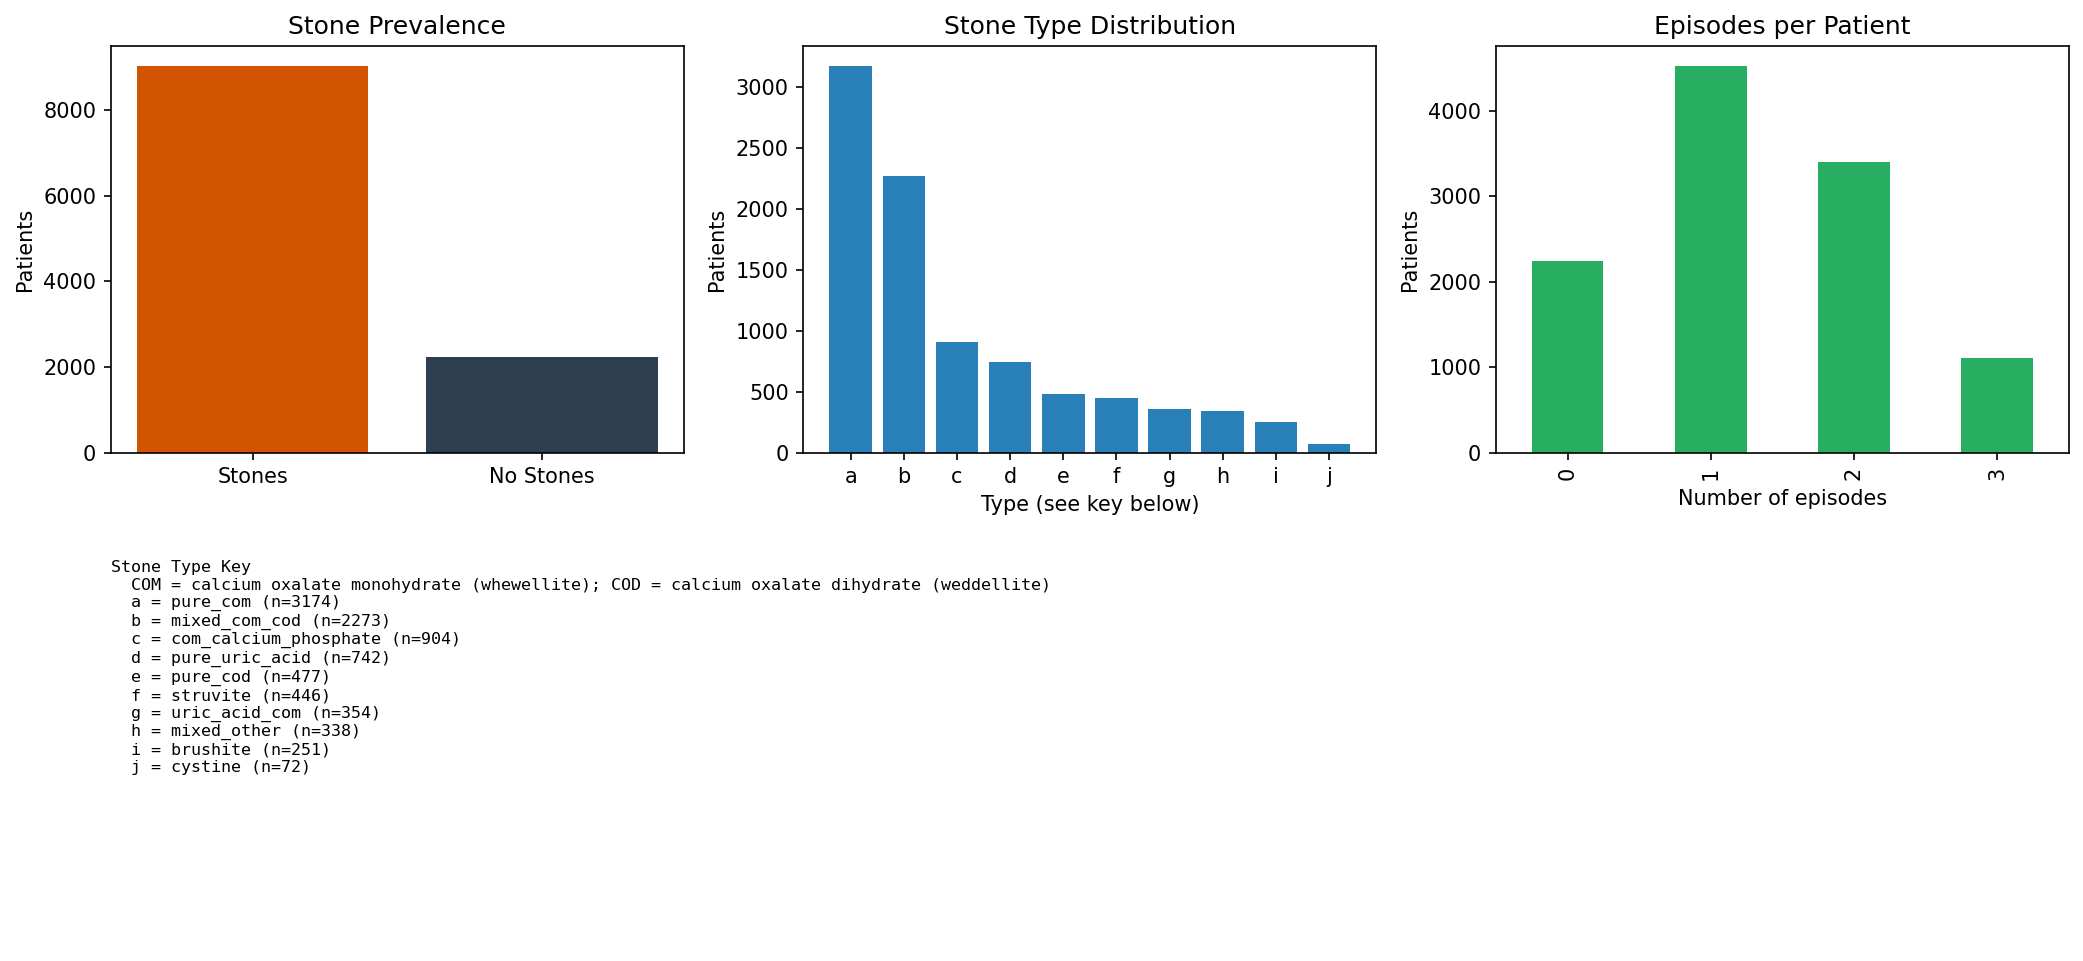

Here is the Python script that generated this plot:
"""
Step 1: Data Loading and Cohort Summary
========================================
Load PD0 (OMOP tables), verify dataset linkage via MRN, and produce
a cohort summary: demographics, stone prevalence, episode counts.

Outputs:
- cohort_df: master DataFrame (one row per patient) with demographics + stone status
- Printed summary statistics
- Figure: cohort demographics overview
"""

import os
from pathlib import Path

import pandas as pd
import matplotlib.pyplot as plt

# ---------------------------------------------------------------------------
# Configuration
# ---------------------------------------------------------------------------
DATA_DIR = Path(os.path.expanduser("~/securecomputing-data"))
PD0_DIR = DATA_DIR / "pd0"

# ---------------------------------------------------------------------------
# Load OMOP person table and PHI mapping
# ---------------------------------------------------------------------------
print("Loading PD0 (OMOP) data...")

person_df = pd.read_csv(PD0_DIR / "person.csv")
phi_mapping = pd.read_csv(PD0_DIR / "phi_mapping.csv")
patient_stones = pd.read_csv(PD0_DIR / "patient_stones.csv")

print(f"  person.csv: {len(person_df):,} patients")
print(f"  phi_mapping.csv: {len(phi_mapping):,} patients")
print(f"  patient_stones.csv: {len(patient_stones):,} rows (patient-episode level)")

# ---------------------------------------------------------------------------
# Build master cohort DataFrame
# ---------------------------------------------------------------------------
# Merge person with PHI mapping to get MRN linkage
cohort_df = person_df.merge(
    phi_mapping[["person_id", "mrn"]],
    on="person_id",
    how="left"
)

# Summarize stone status per patient (exclude "none" entries)
stone_episodes = patient_stones[patient_stones["stone_type"] != "none"]
stone_summary = (
    stone_episodes.groupby("person_id")
    .agg(
        n_episodes=("episode_number", "nunique"),
        primary_stone_type=("stone_type", "first")
    )
    .reset_index()
)

cohort_df = cohort_df.merge(stone_summary, on="person_id", how="left")
cohort_df["has_stones"] = cohort_df["n_episodes"].notna()
cohort_df["n_episodes"] = cohort_df["n_episodes"].fillna(0).astype(int)

print(f"\nCohort built: {len(cohort_df):,} patients")
print(f"  With stones: {cohort_df['has_stones'].sum():,} ({cohort_df['has_stones'].mean()*100:.1f}%)")
print(f"  Without stones: {(~cohort_df['has_stones']).sum():,} ({(~cohort_df['has_stones']).mean()*100:.1f}%)")

# ---------------------------------------------------------------------------
# Verify cross-dataset linkage
# ---------------------------------------------------------------------------
print("\n--- Cross-Dataset Linkage Verification ---")

# Check PD1 (CIF files exist for stone patients)
pd1_dir = DATA_DIR / "pd1"
if pd1_dir.exists():
    pd1_files = list(pd1_dir.glob("*.cif"))
    print(f"  PD1 (CIF files): {len(pd1_files):,} files")
else:
    print("  PD1: directory not found")

# Check PD2 (VCF files - one per patient)
pd2_dir = DATA_DIR / "pd2"
if pd2_dir.exists():
    pd2_files = list(pd2_dir.glob("*.vcf"))
    print(f"  PD2 (VCF files): {len(pd2_files):,} files")
else:
    print("  PD2: directory not found")

# Check PD3 (lab results CSV)
pd3_path = DATA_DIR / "pd3" / "lab_results.csv"
if pd3_path.exists():
    pd3_row_count = sum(1 for _ in open(pd3_path)) - 1  # subtract header
    print(f"  PD3 (lab results): {pd3_row_count:,} rows")
else:
    print("  PD3: file not found")

# ---------------------------------------------------------------------------
# Demographics summary
# ---------------------------------------------------------------------------
print("\n--- Demographics ---")
if "year_of_birth" in cohort_df.columns:
    cohort_df["age_approx"] = 2026 - cohort_df["year_of_birth"]
    print(f"  Age (approx): mean={cohort_df['age_approx'].mean():.1f}, "
          f"std={cohort_df['age_approx'].std():.1f}, "
          f"range=[{cohort_df['age_approx'].min()}, {cohort_df['age_approx'].max()}]")

if "gender_source_value" in cohort_df.columns:
    gender_counts = cohort_df["gender_source_value"].value_counts()
    print(f"  Gender: {dict(gender_counts)}")

# ---------------------------------------------------------------------------
# Stone type distribution
# ---------------------------------------------------------------------------
print("\n--- Stone Type Distribution ---")
stone_patients = cohort_df[cohort_df["has_stones"]]
if "primary_stone_type" in stone_patients.columns:
    type_dist = stone_patients["primary_stone_type"].value_counts()
    for stype, count in type_dist.items():
        print(f"  {stype}: {count} ({count/len(stone_patients)*100:.1f}%)")

# ---------------------------------------------------------------------------
# Episode count distribution
# ---------------------------------------------------------------------------
print("\n--- Episode Count Distribution ---")
episode_dist = cohort_df["n_episodes"].value_counts().sort_index()
for n_ep, count in episode_dist.items():
    print(f"  {int(n_ep)} episodes: {count} patients ({count/len(cohort_df)*100:.1f}%)")

# ---------------------------------------------------------------------------
# Summary figure with embedded key
# ---------------------------------------------------------------------------

# Build the key text first (needed for layout)
type_dist_sorted = type_dist.sort_values(ascending=False)
letters = [chr(ord('a') + i) for i in range(len(type_dist_sorted))]
stone_type_key = dict(zip(letters, type_dist_sorted.index))

key_lines = ["Stone Type Key",
            "  COM = calcium oxalate monohydrate (whewellite); COD = calcium oxalate dihydrate (weddellite)"]
for letter, stype in stone_type_key.items():
    count = type_dist_sorted[stype]
    key_lines.append(f"  {letter} = {stype} (n={count})")
key_text = "\n".join(key_lines)

fig = plt.figure(figsize=(14, 6.5))

# Top row: three chart panels
ax1 = fig.add_subplot(2, 3, 1)
ax2 = fig.add_subplot(2, 3, 2)
ax3 = fig.add_subplot(2, 3, 3)

# Panel 1: Stone vs no-stone
stone_counts = cohort_df["has_stones"].value_counts()
ax1.bar(["Stones", "No Stones"], [stone_counts.get(True, 0), stone_counts.get(False, 0)],
        color=["#d35400", "#2c3e50"])
ax1.set_title("Stone Prevalence")
ax1.set_ylabel("Patients")

# Panel 2: Stone type distribution with letter labels
ax2.bar(letters, type_dist_sorted.values, color="#2980b9")
ax2.set_title("Stone Type Distribution")
ax2.set_ylabel("Patients")
ax2.set_xlabel("Type (see key below)")

# Panel 3: Episode count
episode_dist.plot.bar(ax=ax3, color="#27ae60")
ax3.set_title("Episodes per Patient")
ax3.set_ylabel("Patients")
ax3.set_xlabel("Number of episodes")

# Bottom row: key text spanning full width
ax_key = fig.add_subplot(2, 1, 2)
ax_key.axis("off")
ax_key.text(0.0, 0.95, key_text, transform=ax_key.transAxes,
            fontsize=8, fontfamily="monospace", verticalalignment="top")

plt.tight_layout()
plt.savefig("step1_cohort_summary.png", dpi=150, bbox_inches="tight")
plt.show()

print("\n[Step 1 complete] Cohort summary saved to step1_cohort_summary.png")
